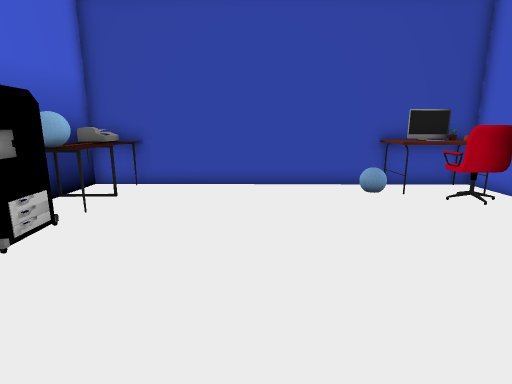
view 1 (above)

16 first-person views from a walk through a 3-D level made in the Unity game engine. The camera is 1.2 m above the floor, tilts 12° down and sees 80° across. The floor is counted in squares, 0.5 m on a side. Each view is taken from the middle of a square. On the plan, view 1 faces up. The plan holds only what a view shows up to about 19 squares ahead; the rest is blank. The place goes on beyond the plan. The player character is not drawn. Some animated figures are left out. Some surface patterns are stand-ins.

view 2
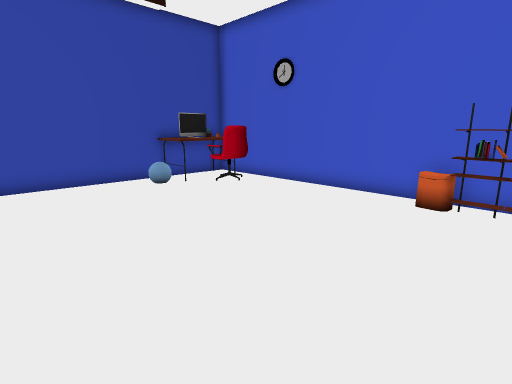

view 3
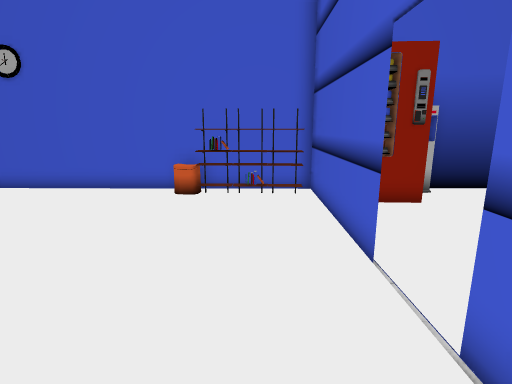

view 4
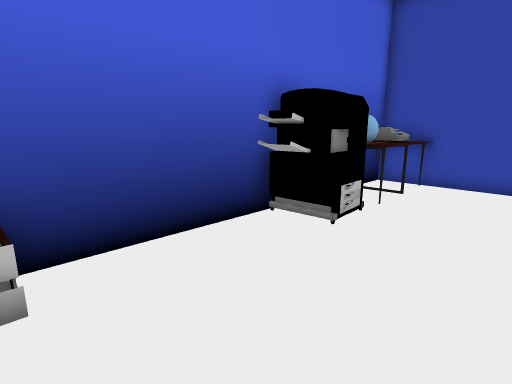

view 5
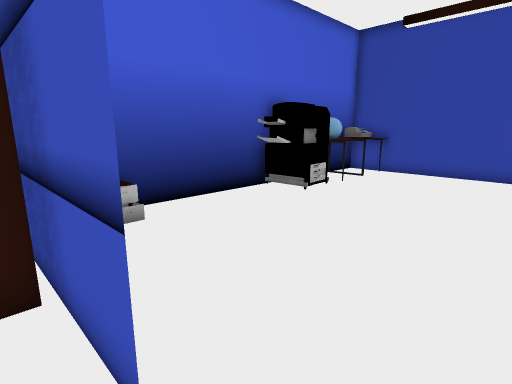

view 6
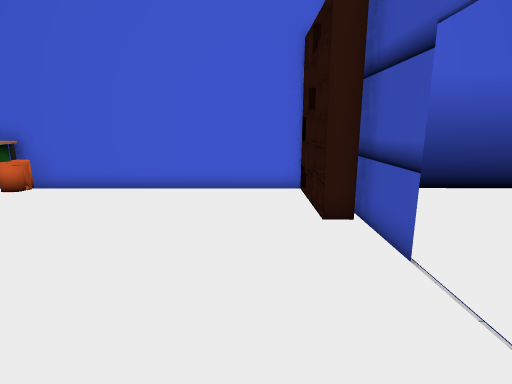

view 7
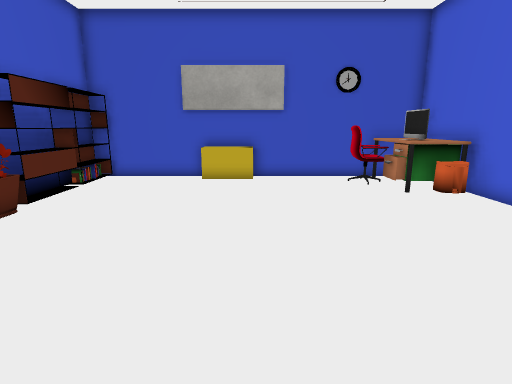

view 8
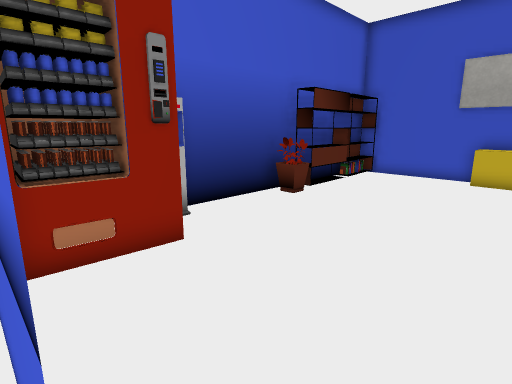

view 9
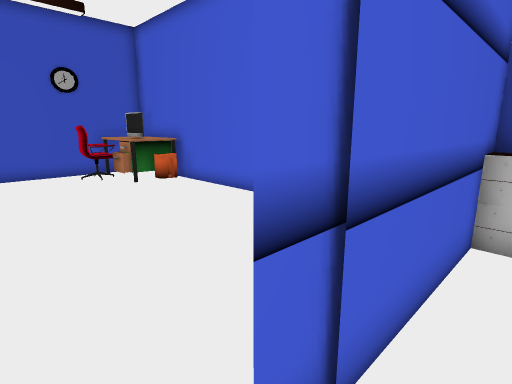

view 10
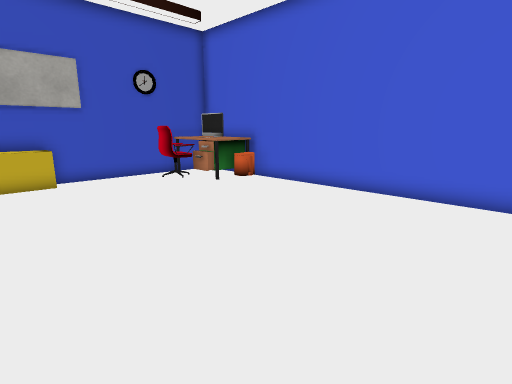

view 11
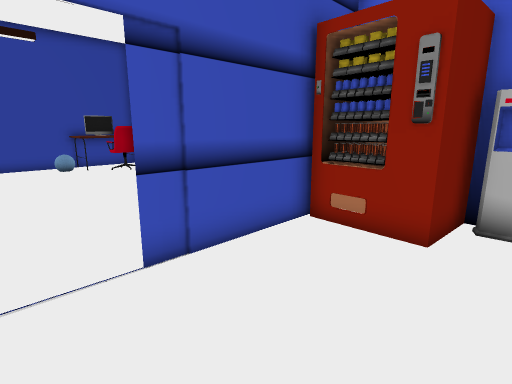

view 12
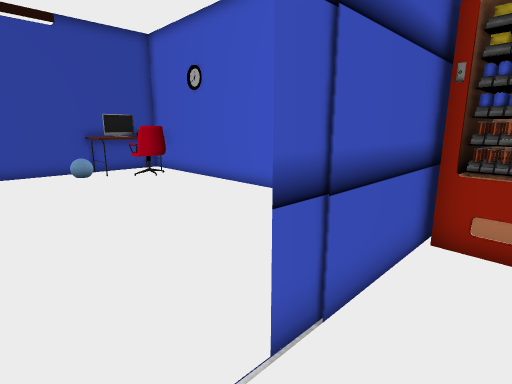

view 13
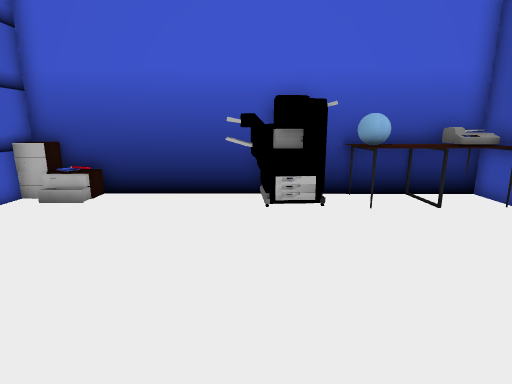

view 14
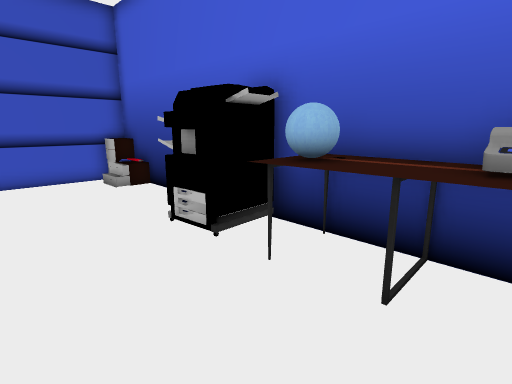

view 15
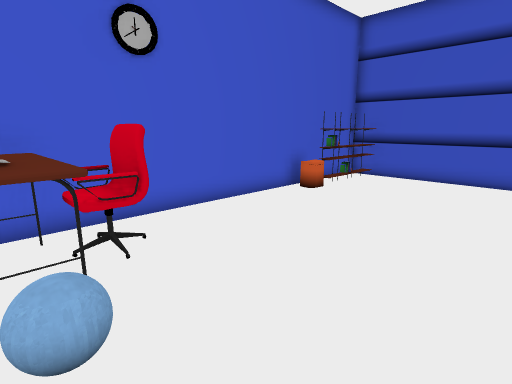

view 16
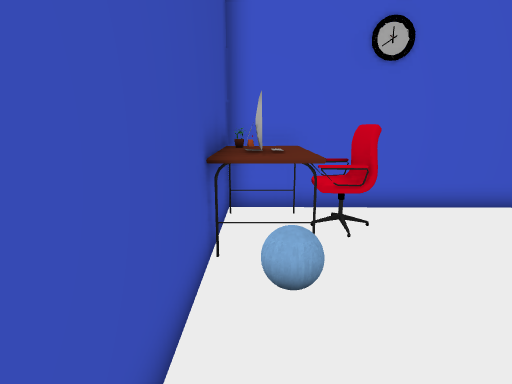

### Floor plan
Points are (right, up) in squares from view 1. A wall is a line through its corners. A room is listed if a view was taken in it or the views show most of it. See-through windows are left out.
Room 1 (views 1, 2, 3, 4, 9, 13, 14, 15, 16)
walls: (2, -3.1) (8.9, -3.2) (9.1, 12.6); (-7, 8.6) (-7.1, -3) (-0.1, -3.1); (8.6, 12.8) (-6.6, 13)
ways out: opening at (1, -3) to room 2
objects: table (-7, 9) to (-5, 13); printer (-6, 4) to (-5, 7); ball (-6, 8) to (-5, 9); other object (-6, 12); desk (5, 11) to (6, 12); chair (6, 9) to (8, 11); computer (6, 11) to (7, 12); shelf (8, -2); shelf (8, -1); shelf (8, 0) to (8, 1); desk (8, 12) to (9, 13)
Room 2 (views 5, 6, 7, 8, 10, 11, 12)
walls: (-0.1, -3.2) (-4.6, -3.2); (-0.4, -19) (4.5, -19); (7.5, -3.2) (2, -3.2); (-7.2, -17.4) (-7.2, -19.2) (9, -19.2) (9, -7.6); (-7.1, -4.1) (-7.2, -16.5)
ways out: opening at (1, -3) to room 1
objects: desk (-6, -16); bin (-6, -15) to (-5, -14); shelf (-6, -4) to (-3, -4); computer (-5, -17) to (-5, -16); chair (-4, -18) to (-3, -17); desk (-4, -16); other object (2, -18) to (3, -18); other object (7, -6) to (9, -4); shelf (8, -18) to (8, -16); shelf (8, -15) to (8, -14); plant (8, -13); other object (8, -7) to (9, -7)

Positions as (right, up) in squares from view 1, and headings:
1: (0, 0), facing up
2: (-2, -1), facing up-right
3: (-3, -1), facing right
4: (-1, -1), facing up-left
5: (2, -4), facing up-left
6: (5, -6), facing left
7: (1, -4), facing down
8: (1, -3), facing down-right
9: (1, -2), facing down-left
10: (4, -4), facing down-left
11: (0, -8), facing up-right
12: (0, -5), facing up-right
13: (4, 5), facing left
14: (-1, 12), facing down-left
15: (1, 12), facing down-right
16: (0, 12), facing right
